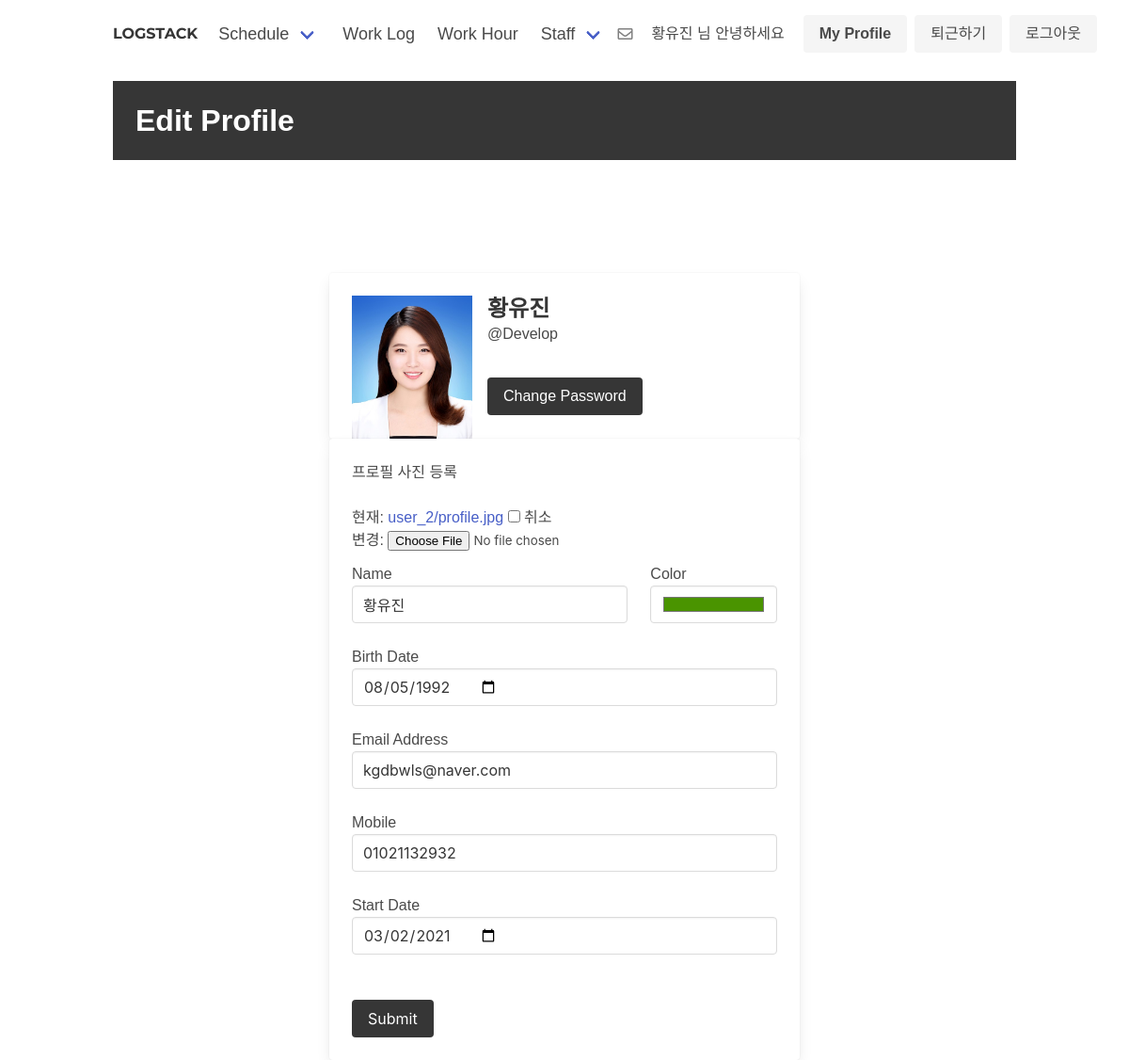
Screenshot of /profile/edit (signed in) with the database file from the repository.
### authy/models.py (models this page shows, shortened)
class Profile(models.Model):
    user = models.ForeignKey(User, on_delete=models.CASCADE)
    team = models.ForeignKey(Team, on_delete=models.SET_NULL, blank=True, null=True)
    position = models.ForeignKey(Position, on_delete=models.SET_NULL, blank=True, null=True)
    name = models.CharField(max_length=25, blank=True, default="")
    birth_day = models.DateField(blank=True, null=True)
    phone_number = models.CharField(max_length=50, blank=True, null=True)
    email_address = models.CharField(max_length=100, blank=True, default="")
    currently_employed = models.BooleanField(default=True)
    picture = models.ImageField(upload_to=user_directory_path, blank=True, null=True, verbose_name='Picture')
    start_date = models.DateField(blank=True, null=True)
    color = models.CharField(default=random_string, max_length=100)
    vacation = models.FloatField(default=0.0)

class Team(models.Model):
    name = models.CharField(max_length=50)
    date = models.DateField(auto_now_add=True)
    def __str__(self):
        return self.name

### authy/views.py (the view)
# urls.py: path('profile/edit', EditProfileView, name='editprofile'),
def EditProfileView(request):
    user = request.user
    profile = Profile.objects.filter(user=user)[0]
    if request.method == 'POST':
        form = ProfileForm(request.POST, request.FILES, instance=profile)
        if form.is_valid():
            obj = form.save(commit=False)
            obj.user = request.user
            user = User.objects.get(username=request.user)
            user.email = form.cleaned_data.get('email_address')
            user.save()
            obj.save()
            return redirect('profile')
        else:
            print("not ok")
            print(form.errors)
    else:
        form = ProfileForm(instance=profile)
        print("not POST")
    context = {
        'id': request.user.username,
        'form': form,
        'profile': profile,
    }
    return render(request, 'user_info_edit.html', context)

### authy/forms.py
class ProfileForm(forms.ModelForm):
    picture = forms.ImageField(required=False)
    color = forms.CharField(widget=forms.TextInput(attrs={'class': 'is-dark', 'type': 'color'}))
    start_date = forms.DateField(widget=forms.DateInput(attrs={'type': "date", 'class': 'input', 'id': 'start_date', 'name': 'start_date'}))
    birth_day = forms.DateField(widget=forms.DateInput(attrs={'type': "date", 'class': 'input', 'id': 'birth_day', 'name': 'birth_day'}))
    def __init__(self, *args, **kwargs):
        super(ProfileForm, self).__init__(*args, **kwargs)
        self.fields['name'].required = True
        self.fields['birth_day'].required = True
        self.fields['phone_number'].required = True
        self.fields['email_address'].required = True
        self.fields['start_date'].required = True
        self.fields['color'].required = True
    class Meta:
        model = Profile
        fields = ['picture', 'name', 'birth_day', 'phone_number', 'email_address', 'start_date', 'color', ]

### authy/views.py (called while the page is built)
def check_manager(request):
    if request.user.is_authenticated:
        profile = Profile.objects.get_or_create(user=request.user)[0]
        return {
            'team_manager': TeamManager.objects.filter(user=request.user).exists() or request.user.is_superuser,
            'name': profile.name,
        }
    else:
        return {
            'team_manager': False
        }

### directs/views.py (called while the page is built)
def checkDirects(request):
    directs_count = 0
    if request.user.is_authenticated:
        directs_count = Message.objects.all().filter(user=request.user, recipient=request.user, is_read=False).count()
    return {'directs_count': directs_count}

### work_log/views.py (called while the page is built)
def check_work_log(request):
    if request.user.is_authenticated:
        work_hours = WorkHour.objects.filter(user=request.user, end_time__isnull=True, date__lt=timezone.now().date())
        if work_hours.exists():
            return {'work_hours': work_hours}
        else:
            return {'work_hours': 'no'}
    else:
        return {'work_hours': 'no'}

### work_logstack/templates/user_info_edit.html (shortened to what this page needs)
{% extends 'base.html' %}
{% block content %}
<div class="container">
    <br>
    <div class="hero is-dark is-small">
        <div class="hero-body">
            <p class="title">
                Edit Profile
            </p>
        </div>
    </div>
    <div class="profile_body">
        <div class="profile">
            <div class="card">
                <div class="card-content">
                    <div class="media">
                        <div class="media-left">
                            <figure class="image is-128x128">
                                <img src="{% if profile.picture %}
          {{ profile.picture.url }} {% else %} https://bulma.io/images/placeholders/128x128.png {% endif %}">
                            </figure>
                        </div>
                        <div class="media-content">
                            <p class="title is-4">{{ id }}</p>
                            <p class="subtitle is-6">@{{ profile.team }}</p>
                            <a href="{% url 'changepw' %}" style="margin-top:12px;" class="button is-dark">Change
                                Password</a>
                        </div>
                    </div>
                </div>
            </div>
            <div class="card">
                <div class="card-content">
                    <div class="content">
                        <form action="{% url 'editprofile' %}" enctype="multipart/form-data" method="POST">
                            <div class="field">
                                프로필 사진 등록<br><br>
                                {{ form.picture }}
                            </div>
                            <div class="columns">
                                <div class="column is-8">
                                    <label for="name">Name</label><br>
                                    <input class="input" type="text" id="name" name="name" value="{% if profile.name %}{{ profile.name }}{% endif %}">
                                </div>
                                <div class="column is-4">
                                    <label for="color">Color</label><br>
                                    <input class="input" type="color" id="color" name="color" value="{% if profile.color %}{{ profile.color }}{% endif %}">
                                </div>
                            </div>
                            <label for="birth_day">Birth Date</label><br>
                            {{ form.birth_day }}
                            <br><br>
                            <label for="email_address">Email Address</label><br>
                            <input class="input" type="text" id="email_address" name="email_address"
                                   value="{{ profile.email_address }}"><br><br>
                            <label for="phone_number">Mobile</label><br>
                            <input class="input" type="text" id="phone_number" name="phone_number" value="{% if profile.phone_number %}{{ profile.phone_number }}{% endif %}">
                            <br><br>
                            <label for="start_date">Start Date</label><br>
                            {{ form.start_date }}
                            <br><br><br>
                            <input class="button is-dark" type="submit" value="Submit">
                        </form>
                    </div>
                </div>
            </div>
        </div>
    </div>
</div>
{% endblock %}

### work_logstack/templates/base.html (shortened to what this page needs)
{% load static %}
<!DOCTYPE html>
<html lang="en">
<head>
    <link rel="stylesheet" href="https://cdn.jsdelivr.net/npm/bulma@0.9.1/css/bulma.min.css">
    <link rel="stylesheet" href="https://cdnjs.cloudflare.com/ajax/libs/font-awesome/5.8.2/css/all.min.css"/>
<body>
<div class="container">
    <nav class="navbar" role="navigation" aria-label="main navigation">
        <strong class="logo"><p style="font-family: 'Montserrat', sans-serif; "><a href="{% url 'schedule-index' %}" style="text-decorations:none; color:inherit;">LOGSTACK</a></p></strong>
        <div id="navbarBasicExample" class="navbar-menu">
            <div class="navbar-start">
                <div class="navbar-item has-dropdown is-hoverable">
                    <a class="navbar-link">
                        Schedule
                    </a>
                </div>
                <a href="{% url 'work_log_list' %}" class="navbar-item">
                    Work Log
                </a>
                {% if not team_manager %}
                <a href="{% url 'work_hour_check' %}" class="navbar-item">
                    Work Hour
                </a>
                {% endif %}
                <div class="navbar-item has-dropdown is-hoverable">
                    <a class="navbar-link">
                        Staff
                    </a>
                </div>
            </div>
            <div class="navbar-end" style="padding-right:12px;">
                    <div class="buttons">
                        {% if user.is_authenticated %}
                        {% if directs_count > 0 %}
                          <a href="javascript:popup()" style="margin-right:20px; margin-bottom:7px; color: blue;"><i class="fas fa-envelope"></i></a>
                         {% else %}
                         <a href="javascript:popup()" style="margin-right:20px; margin-bottom:7px; color: gray;"><i class="far fa-envelope"></i></a>
                        {% endif %}
                        <div style="margin-right:20px; margin-bottom:0.5rem;">
                            {% if name != None %}
                            {{ name }}
                            {% else %}
                            팀원
                            {% endif %}
                            님 안녕하세요
                        </div>
                        <a class="button is-light" href="{% url 'editprofile' %}">
                            <strong>My Profile</strong>
                        </a>
                        {% if not team_manager %}
                        <a class="button is-light" href="{% url 'work_log_write' %}">
                            퇴근하기
                        </a>
                        {% endif %}
                        <a class="button is-light" href="{% url 'logout' %}">
                            로그아웃
                        </a>
                        {% endif %}
                    </div>
            </div>
        </div>
    </nav>
</div>
{% block content %}
{% endblock %}
</body>
</html>

### work_logstack/templates/base.html (style rules this page uses)
.navbar-item { font-size:18px; }
body { font-family: 'Titillium Web', sans-serif; }
.navbar { margin-top:10px; }
.logo { display: flex; flex-direction: column; text-align: center; justify-content: center; margin-right: 10px; }

### work_logstack/templates/user_info_edit.html (style rules this page uses)
.profile_body { padding-top:120px; display: flex; justify-content: center; align-items: center; }
.profile { width:500px; }

### rows the page displays
Profile: name "황유진", picture (placeholder picture), team "Develop", color "#4a9400", birth_day "08/05/1992", email_address "kgdbwls@naver.com", phone_number "01021132932", start_date "03/02/2021"

### other values shown
{{ id }} "황유진"
